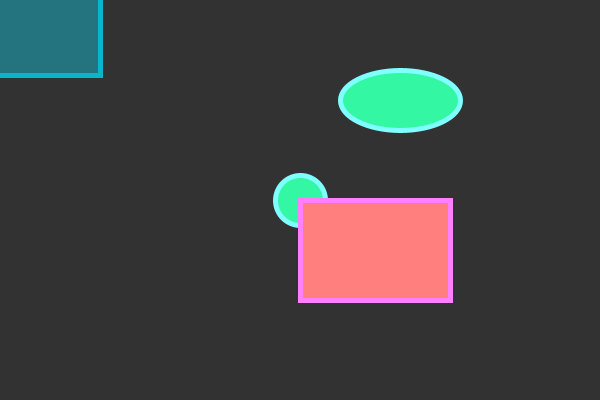
Frame 1 (no input)
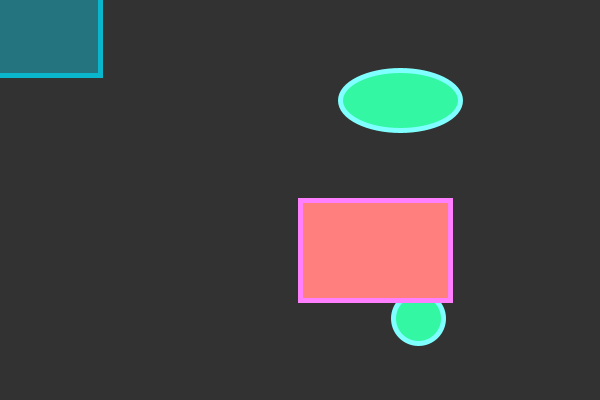
Frame 60 (the mouse pressed at the canvas centre just before this capture)
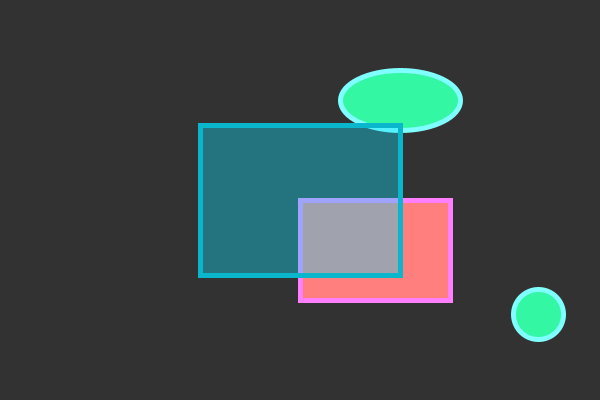
Frame 120 (the mouse held since frame 60 and released just before this capture)

The Processing sketch that drew these frames (run headless with seeded random() and noise(); from frame 60 on, the mouse is pressed at the canvas centre):

// Processing sketch: lesson_02_Movement
// ── lesson_02_Movement.pde
int Face1 = 300;
int Face2 = 200;
int FaceSpd1 = 2;
int FaceSpd2 = 2;

void setup() { //Happens Once
  size (600,400); // size of the window (width, height)
  background(50);
}

void draw() { //Repeats

  background(50);

  fill(#34F7A4);
  stroke(127,255,255);
  strokeWeight(5);
  ellipse(Face1,Face2,50,50);
  ellipse(400,100,120,60);
  
  fill(255,127,127);
  stroke(255,127,255);
  rect(300,200,150,100);
  
  fill(#0CDBF5,100);
  stroke(#0AB6CB);
  rect(mouseX-100,mouseY-75,200,150);
 
  Face1 += FaceSpd1;
  Face2 += FaceSpd2;
  
  if (Face1 > 575||Face1 < 25) {
    FaceSpd1 = -1*FaceSpd1;
  } else if (Face2 > 375||Face2 < 25) {
    FaceSpd2 = -1*FaceSpd2;
  }

}
